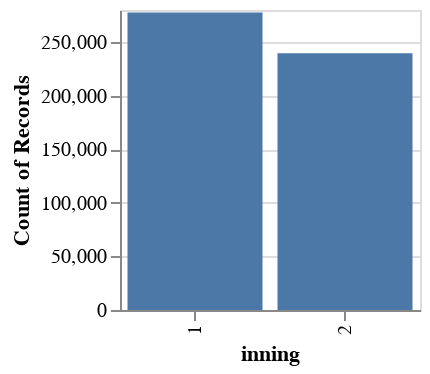

Notebook cell for this chart:
### Code cell
innings = vis_bar(X_train, "inning:N", 150, 150)
innings

### Figure 1 — Vega specification as saved in the notebook (floating-point values rounded to 4 significant figures)
{"$schema": "https://vega.github.io/schema/vega/v5.json", "data": [{"name": "source_0", "values": [{"__count": 239676, "inning": "2"}, {"__count": 277779, "inning": "1"}]}, {"name": "source_0_x_domain_inning", "values": [{"inning": "2"}, {"inning": "1"}]}, {"name": "source_0_y_domain___count", "values": [{"min": 239676, "max": 277779}]}], "marks": [{"type": "rect", "name": "marks", "from": {"data": "source_0"}, "encode": {"update": {"width": {"signal": "max(0.25, bandwidth('x'))"}, "x": {"field": "inning", "scale": "x"}, "y": {"field": "__count", "scale": "y"}, "y2": {"value": 0, "scale": "y"}, "fill": {"value": "#4c78a8"}}}, "style": ["bar"]}], "scales": [{"name": "x", "type": "band", "domain": {"data": "source_0_x_domain_inning", "field": "inning", "sort": true}, "range": [0, {"signal": "width"}], "paddingInner": 0.1, "paddingOuter": 0.05}, {"name": "y", "type": "linear", "domain": [{"signal": "(data(\"source_0_y_domain___count\")[0] || {}).min"}, {"signal": "(data(\"source_0_y_domain___count\")[0] || {}).max"}], "range": [{"signal": "height"}, 0], "nice": true, "zero": true}], "axes": [{"scale": "y", "orient": "left", "labels": false, "minExtent": 0, "domain": false, "grid": true, "gridScale": "x", "ticks": false, "zindex": 0, "aria": false, "tickCount": {"signal": "ceil(height/40)"}, "maxExtent": 0}, {"scale": "x", "title": "inning", "orient": "bottom", "labelAngle": 270, "labelAlign": "right", "zindex": 0, "grid": false, "labelBaseline": "middle"}, {"scale": "y", "tickCount": {"signal": "ceil(height/40)"}, "zindex": 0, "orient": "left", "grid": false, "labelOverlap": true, "title": "Count of Records"}], "height": 150, "style": "cell", "padding": 5, "background": "white", "width": 150}
